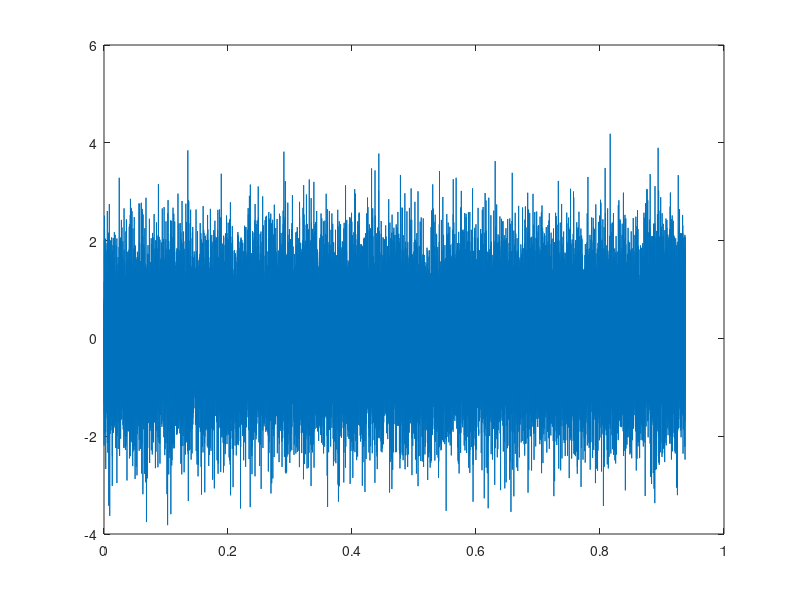
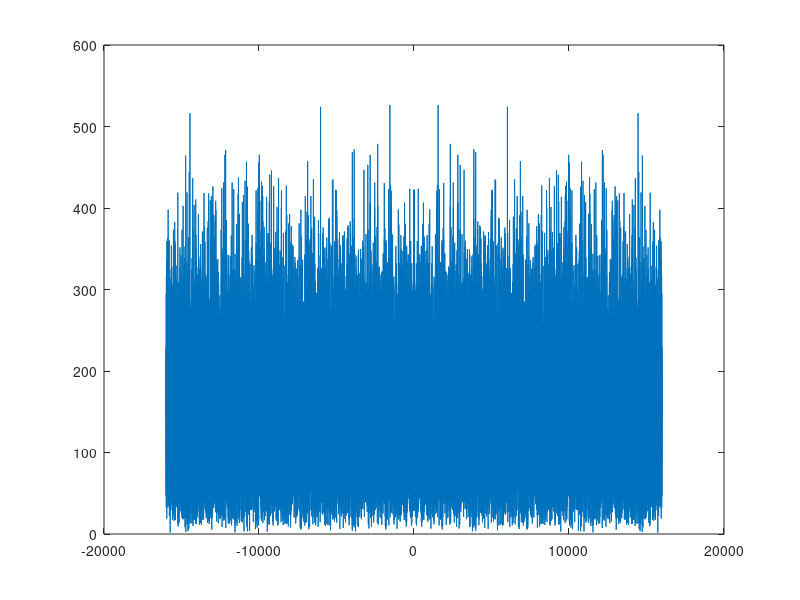
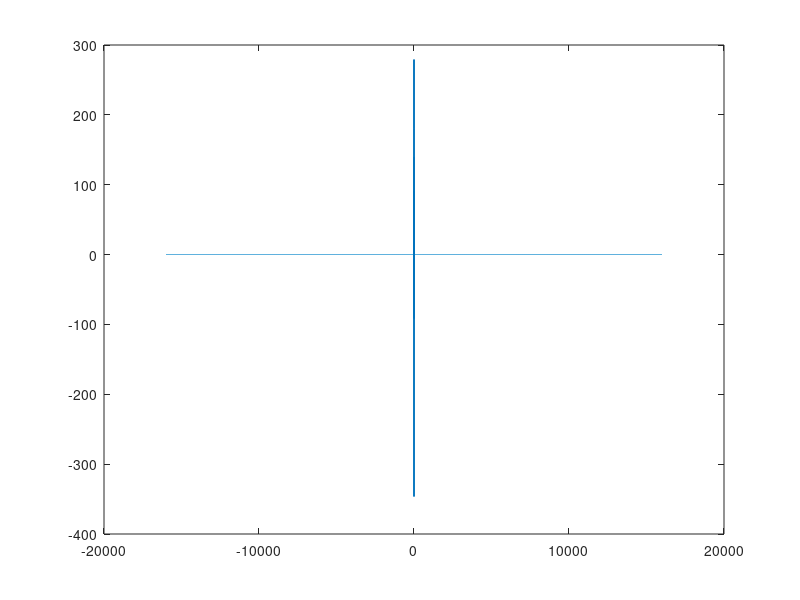
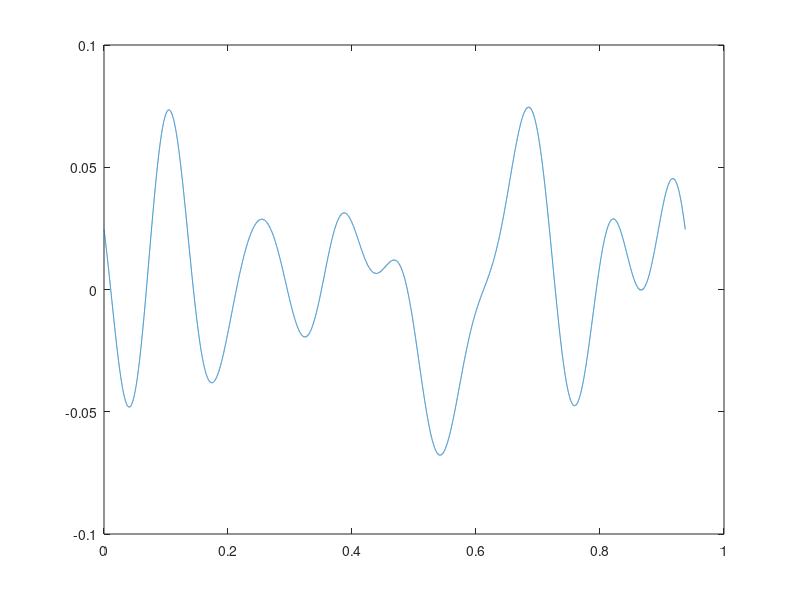

Here is the MATLAB script that generated these plots, in order:


v_TD = randn(30000 , 1);

A = size(v_TD, 1) / 2;
% hold on
% plot(-A:(A-1), abs(fftshift(fft(v_TD(:, 1)))))

%%
Fs = 32000
T = 1/Fs;
t = (1:2*A) * T;
% y = sin(2 * pi * 500 * t);

figure(1);
plot(t, v_TD)

figure(2);
f = (-A:(A-1)) * Fs / (2*A);
F = fftshift(fft(v_TD));
plot(f, abs(F))

f_cutoff = 10;
F_cut = [];
F_cut = [F_cut; (1:(A - f_cutoff)).' * 0];
F_cut = [F_cut; F((A - f_cutoff + 1):(A + f_cutoff))];
F_cut = [F_cut; ((A + f_cutoff + 1):2*A).' * 0];

figure(3);
plot(f, F_cut)

v_cut = ifft(ifftshift(F_cut));
figure(4);
plot(t, v_cut)

 